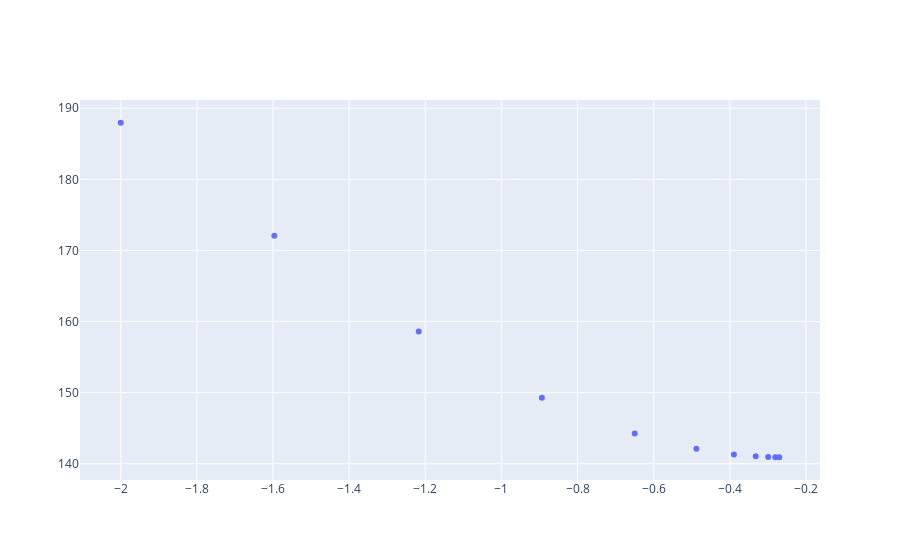

Here is the notebook cell this chart was saved with:
### Code cell
rss_smart = [sum_of_squared_errors(paired_data, weight) for weight in smart_weights]
go.Figure(go.Scatter(x = smart_weights, y = rss_smart, mode = 'markers'))

### Figure 1 — Plotly figure (JSON) as saved in the notebook; plotly's stock layout.template omitted (floating-point values rounded to 4 significant figures)
{"data": [{"mode": "markers", "type": "scatter", "x": [-2, -1.597, -1.217, -0.8937, -0.6499, -0.4878, -0.3892, -0.3319, -0.2992, -0.2806, -0.2701], "y": [188.0, 172.1, 158.6, 149.3, 144.3, 142.1, 141.3, 141.0, 141.0, 140.9, 140.9]}], "layout": {"autosize": true, "xaxis": {"autorange": true, "range": [-2.115, -0.1549], "type": "linear"}, "yaxis": {"autorange": true, "range": [137.5, 191.4], "type": "linear"}}}
